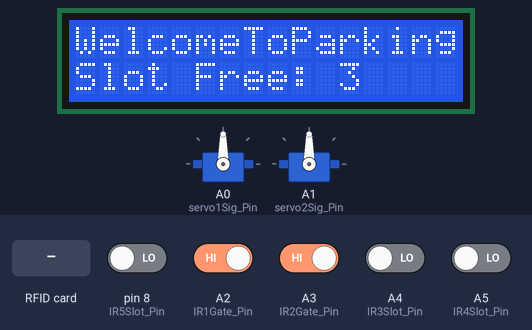
The sketch below on a simulated Arduino Uno, built with avr-gcc and run on an emulated ATmega328P. Parts: 16×2 character LCD, 2 × servo. The inputs (shaded band) are chosen by the test bench; at power-on: A2 (IR1Gate_Pin), A3 (IR2Gate_Pin) HIGH, A4 (IR3Slot_Pin), A5 (IR4Slot_Pin), pin 8 (IR5Slot_Pin) LOW. What the sketch prints to the serial monitor is not drawn.

Above: at 1.3 s.
1.4 s: RFID card E3 B1 76 89 held to the reader
At 4.1 s:
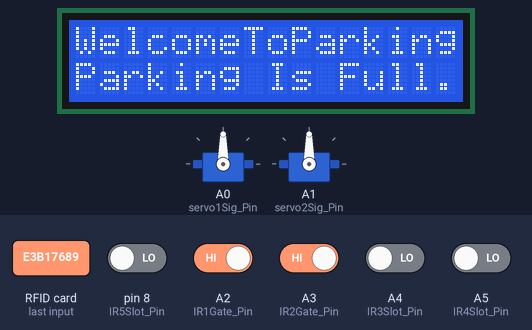
5.7 s: RFID card 5E 7A 19 C4 held to the reader
At 8.4 s:
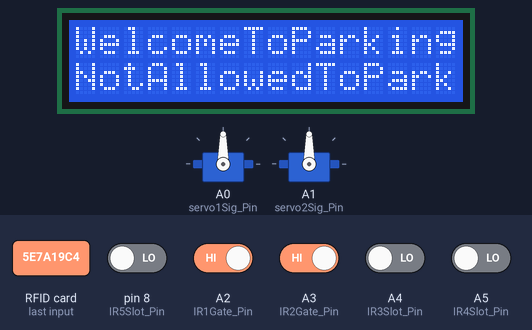
Timing chart, 0 to 9.9 s (numbered marks = the images above; inputs shaded):
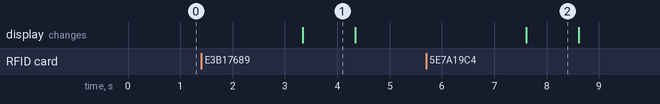

Measured:
- after the input at 1.4 s, the display: changes after 1.9 s (image 1)
- after the input at 5.7 s, the display: changes after 1.9 s (image 2)
- what the display in image 1 shows lasts 1.0 s, from 3.3 s to 4.3 s

The sketch:

Project_Version_5.ino
```cpp
#include <SPI.h>
#include <MFRC522.h>
#include <Servo.h>
#include <LiquidCrystal.h>

int i;
//#define LED_G 5 //define green LED pin
//#define LED_R 4 //define red LED
//#define BUZZER 2 //buzzer pin

/*--------RFID----------*/
#define SS_PIN 10
#define RST_PIN 9
String content= "";
MFRC522 mfrc522(SS_PIN, RST_PIN);   // Create MFRC522 instance.

/*--------Display----------*/
// initialize the library by associating any needed LCD interface pin
// with the arduino pin number it is connected to
const int rs = 7, en = 6, d4 = 5, d5 = 4, d6 = 3, d7 = 2;
LiquidCrystal lcd(rs, en, d4, d5, d6, d7);

/*--------Servo----------*/
Servo servo1; //define servo name
Servo servo2;
#define servo1Sig_Pin A0 //define servo pin
#define servo2Sig_Pin A1
int initialServoPos = 90;

/*--------IR at Gates----------*/
#define IR1Gate_Pin A2
#define IR2Gate_Pin A3
int IR1_hasObstacle = HIGH;  // HIGH MEANS NO OBSTACLE
int IR2_hasObstacle = HIGH;  // HIGH MEANS NO OBSTACLE

/*--------IR at Slot----------*/
#define IR3Slot_Pin A4
#define IR4Slot_Pin A5
#define IR5Slot_Pin 8
int IR3_hasObstacle = HIGH;
int IR4_hasObstacle = HIGH;
int IR5_hasObstacle = HIGH;

/*--------User Defined Functions----------*/
int getIDSuccessRead();
int moveGate(Servo myServo,int startIndex ,int endIndex ,int amnt);
int updateParkingSlot();
boolean parkingIsNotFull();

int p; //to iterate servo position
int p2;
int arrivalEvent;
int parkingSlot[]={0,0,0};
int numberOfparkingSlot = 3;
int numberOfFreeSlot = 3;

void setup()
{
  Serial.begin(9600);   // Initiate a serial communication
  SPI.begin();      // Initiate  SPI bus
  mfrc522.PCD_Init();   // Initiate MFRC522

  lcd.begin(16, 2);
  lcd.print("WelcomeToParking!");
  lcd.setCursor(0,1);
  lcd.print("Slot Free: "+String(numberOfFreeSlot));
  servo1.attach(servo1Sig_Pin); //servo pin
  servo2.attach(servo2Sig_Pin);

  servo1.write(initialServoPos); //servo start position
  servo2.write(initialServoPos);

  pinMode(IR1Gate_Pin, INPUT);
  pinMode(IR2Gate_Pin, INPUT);
  pinMode(IR3Slot_Pin, INPUT);
  pinMode(IR4Slot_Pin, INPUT);
  pinMode(IR5Slot_Pin, INPUT);

  Serial.println("Put your card to the reader...");
  Serial.println();
  arrivalEvent = 0;
}

void loop()
{
  lcd.clear();
  lcd.print("WelcomeToParking!");
  lcd.setCursor(0,1);
  lcd.print("Slot Free: "+String(numberOfFreeSlot));
  int successRead = getIDSuccessRead();
  Serial.println("Reading RFID , successRead : "+String(successRead));
  delay(1000);
  if (successRead)
  {
    if (content.substring(1) == "E3 B1 76 89" || content.substring(1) == "FE 74 78 89") //change here the UID of the card/cards that you want to give access
    {
      Serial.println("Authorized access");
      Serial.println();
      if(parkingIsNotFull())
      {
        lcd.setCursor(0,1);
        lcd.print("You can Park.");
        arrivalEvent = 1;
        moveGate(servo1,initialServoPos,0,-1);//Open the 1st gate , goes 90 deg to 0 deg
        lcd.clear();
        lcd.print("WelcomeToParking!");
        lcd.setCursor(0,1);
        lcd.print("Slot Free: "+String(numberOfFreeSlot));
      }
      else
      {
        lcd.setCursor(0,1);
        lcd.print("Parking Is Full.");
        delay(1000);
        lcd.clear();
        lcd.print("WelcomeToParking!");
        lcd.setCursor(0,1);
        lcd.print("Slot Free: "+String(numberOfFreeSlot));
      }
    }
    else
    {
      Serial.println(" Access denied");
      lcd.setCursor(0,1);
      lcd.print("NotAllowedToPark!");
      //digitalWrite(LED_R, HIGH);

      //tone(BUZZER, 300);
      delay(1000);
      //digitalWrite(LED_R, LOW);
      //noTone(BUZZER);
      lcd.clear();
      lcd.print("WelcomeToParking!");
      lcd.setCursor(0,1);
      lcd.print("Slot Free: "+String(numberOfFreeSlot));
    }
  }

  IR1_hasObstacle = digitalRead(IR1Gate_Pin);
  Serial.print("IR1 Senses: "+String(IR1_hasObstacle)+" | Arrival Event: "+String(arrivalEvent)+"\n ");

  if(IR1_hasObstacle == LOW && arrivalEvent == 1)
  {
    Serial.println("IR1 Stop something is ahead!!");
    moveGate(servo1,0,initialServoPos,1); //Close the 1st gate , goes 0 deg to 90 deg
    moveGate(servo2,initialServoPos,0,-1); //Open the 2nd gate , goes 90 deg to 0 deg
    delay(5000);
    moveGate(servo2,0,initialServoPos,1); //Close the 2nd gate, goes from 0 deg to 90 deg
    arrivalEvent = 0;
  }

  IR2_hasObstacle = digitalRead(IR2Gate_Pin);
  Serial.print("IR2 Senses: "+String(IR2_hasObstacle)+" | Arrival Event: "+String(arrivalEvent)+"\n ");
  if(IR2_hasObstacle == LOW && arrivalEvent == 0)
  {
    Serial.println("IR2 Stop something is ahead!!");
    moveGate(servo2,initialServoPos,0,-1);//Open the 2nd gate , goes 90 deg to 0 deg
    delay(5000);
    moveGate(servo2,0,initialServoPos,1); //Close the 2nd gate, goes from 0 deg to 90 deg
  }

  IR1_hasObstacle = digitalRead(IR1Gate_Pin);
   Serial.print("IR1 Senses: "+String(IR1_hasObstacle)+" | Arrival Event: "+String(arrivalEvent)+"\n ");
  if(IR1_hasObstacle == LOW && arrivalEvent == 0)
  {
    Serial.println("IR1 Stop something is ahead!!");
    moveGate(servo1,initialServoPos,0,-1);//Open the 1st gate , goes 90 deg to 0 deg
    delay(5000);
    moveGate(servo1,0,initialServoPos,1); //Close the 1st gate , goes 0 deg to 90 deg
  }

  updateParkingSlot();

  Serial.println("__");
}

int getIDSuccessRead()
{
  content = "";
  // Look for new cards
  if ( ! mfrc522.PICC_IsNewCardPresent())
  {
    return 0;
  }
  // Select one of the cards
  if ( ! mfrc522.PICC_ReadCardSerial())
  {
    return 0;
  }
  //Show UID on serial monitor
  Serial.print("UID tag :");
  byte letter;
  for (byte i = 0; i < mfrc522.uid.size; i++)
  {
     Serial.print(mfrc522.uid.uidByte[i] < 0x10 ? " 0" : " ");
     Serial.print(mfrc522.uid.uidByte[i], HEX);
     content.concat(String(mfrc522.uid.uidByte[i] < 0x10 ? " 0" : " "));
     content.concat(String(mfrc522.uid.uidByte[i], HEX));
  }
  Serial.println();
  Serial.print("Message : ");
  content.toUpperCase();
  return 1;
}

int moveGate(Servo myServo,int startIndex ,int endIndex ,int amnt)
{
    p = startIndex;
    while(p!=endIndex)
    {
        p = p + amnt;
        myServo.write(p);
        delay(50);
    }
}

int updateParkingSlot()
{
  IR3_hasObstacle = digitalRead(IR3Slot_Pin);
  if(IR3_hasObstacle == LOW){
    parkingSlot[0] = 1;
  }else{
    parkingSlot[0] = 0;
  }

  IR4_hasObstacle = digitalRead(IR4Slot_Pin);
  if(IR4_hasObstacle == LOW){
    parkingSlot[1] = 1;
  }else{
    parkingSlot[1] = 0;
  }

  IR5_hasObstacle = digitalRead(IR5Slot_Pin);
  if(IR5_hasObstacle == LOW){
    parkingSlot[2] = 1;
  }else{
    parkingSlot[2] = 0;
  }
}

boolean parkingIsNotFull()
{
  int sum = 0;
  for(int i=0;i<numberOfparkingSlot;i++)
  {
    sum = sum + parkingSlot[i];
  }
  numberOfFreeSlot = numberOfparkingSlot-sum;
  if(sum==numberOfparkingSlot)
  {
    return false;
  }

  return true;
}
```
